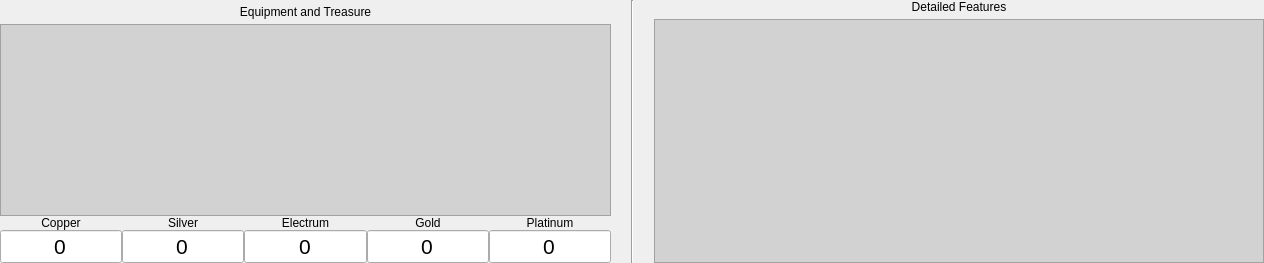
          <widget class="QWidget" name="tabCharacterSheet_Features">
           <attribute name="title">
            <string>Equipment/Features</string>
           </attribute>
           <layout class="QGridLayout" name="gridLayout_3">
            <property name="leftMargin">
             <number>0</number>
            </property>
            <property name="topMargin">
             <number>0</number>
            </property>
            <property name="rightMargin">
             <number>0</number>
            </property>
            <property name="bottomMargin">
             <number>0</number>
            </property>
            <property name="spacing">
             <number>0</number>
            </property>
            <item row="0" column="0">
             <layout class="QHBoxLayout" name="horizontalLayout_2" stretch="1,0,1">
              <property name="spacing">
               <number>20</number>
              </property>
              <item>
               <layout class="QVBoxLayout" name="equipmentLayout" stretch="8,1">
                <property name="spacing">
                 <number>0</number>
                </property>
                <item>
                 <layout class="QVBoxLayout" name="equipmentAndTreasureLayout" stretch="0,0">
                  <property name="spacing">
                   <number>5</number>
                  </property>
                  <property name="topMargin">
                   <number>5</number>
                  </property>
                  <item>
                   <widget class="QLabel" name="equipmentLabel">
                    <property name="font">
                     <font>
                      <family>Nirmala UI</family>
                     </font>
                    </property>
                    <property name="text">
                     <string>Equipment and Treasure</string>
                    </property>
                    <property name="alignment">
                     <set>Qt::AlignCenter</set>
                    </property>
                   </widget>
                  </item>
                  <item>
                   <widget class="QTextEdit" name="textEdit_Equipment">
                    <property name="font">
                     <font>
                      <family>Nirmala UI</family>
                     </font>
                    </property>
                    <property name="styleSheet">
                     <string notr="true">background-color: rgb(210, 210, 210);</string>
                    </property>
                   </widget>
                  </item>
                 </layout>
                </item>
                <item>
                 <layout class="QHBoxLayout" name="currencyLayout" stretch="1,1,1,1,1">
                  <property name="spacing">
                   <number>0</number>
                  </property>
                  <item>
                   <layout class="QVBoxLayout" name="copperLayout" stretch="1,2">
                    <property name="spacing">
                     <number>0</number>
                    </property>
                    <item>
                     <widget class="QLabel" name="copperLabel">
                      <property name="sizePolicy">
                       <sizepolicy hsizetype="Preferred" vsizetype="Preferred">
                        <horstretch>0</horstretch>
                        <verstretch>0</verstretch>
                       </sizepolicy>
                      </property>
                      <property name="font">
                       <font>
                        <family>Nirmala UI</family>
                        <underline>false</underline>
                       </font>
                      </property>
                      <property name="text">
                       <string>Copper</string>
                      </property>
                      <property name="alignment">
                       <set>Qt::AlignCenter</set>
                      </property>
                     </widget>
                    </item>
                    <item>
                     <widget class="QLineEdit" name="lineEdit_Copper">
                      <property name="sizePolicy">
                       <sizepolicy hsizetype="Expanding" vsizetype="Preferred">
                        <horstretch>0</horstretch>
                        <verstretch>0</verstretch>
                       </sizepolicy>
                      </property>
                      <property name="font">
                       <font>
                        <family>Nirmala UI</family>
                        <pointsize>16</pointsize>
                       </font>
                      </property>
                      <property name="text">
                       <string>0</string>
                      </property>
                      <property name="frame">
                       <bool>true</bool>
                      </property>
                      <property name="alignment">
                       <set>Qt::AlignCenter</set>
                      </property>
                     </widget>
                    </item>
                   </layout>
                  </item>
                  <item>
                   <layout class="QVBoxLayout" name="silverLayout" stretch="1,2">
                    <property name="spacing">
                     <number>0</number>
                    </property>
                    <item>
                     <widget class="QLabel" name="silverLabel">
                      <property name="sizePolicy">
                       <sizepolicy hsizetype="Preferred" vsizetype="Preferred">
                        <horstretch>0</horstretch>
                        <verstretch>0</verstretch>
                       </sizepolicy>
                      </property>
                      <property name="font">
                       <font>
                        <family>Nirmala UI</family>
                       </font>
                      </property>
                      <property name="text">
                       <string>Silver</string>
                      </property>
                      <property name="alignment">
                       <set>Qt::AlignCenter</set>
                      </property>
                     </widget>
                    </item>
                    <item>
                     <widget class="QLineEdit" name="lineEdit_Silver">
                      <property name="sizePolicy">
                       <sizepolicy hsizetype="Expanding" vsizetype="Preferred">
                        <horstretch>0</horstretch>
                        <verstretch>0</verstretch>
                       </sizepolicy>
                      </property>
                      <property name="font">
                       <font>
                        <family>Nirmala UI</family>
                        <pointsize>16</pointsize>
                       </font>
                      </property>
                      <property name="text">
                       <string>0</string>
                      </property>
                      <property name="frame">
                       <bool>true</bool>
                      </property>
                      <property name="alignment">
                       <set>Qt::AlignCenter</set>
                      </property>
                     </widget>
                    </item>
                   </layout>
                  </item>
                  <item>
                   <layout class="QVBoxLayout" name="electrumLayout" stretch="1,2">
                    <property name="spacing">
                     <number>0</number>
                    </property>
                    <item>
                     <widget class="QLabel" name="electrumLabel">
                      <property name="sizePolicy">
                       <sizepolicy hsizetype="Preferred" vsizetype="Preferred">
                        <horstretch>0</horstretch>
                        <verstretch>0</verstretch>
                       </sizepolicy>
                      </property>
                      <property name="font">
                       <font>
                        <family>Nirmala UI</family>
                       </font>
                      </property>
                      <property name="text">
                       <string>Electrum</string>
                      </property>
                      <property name="alignment">
                       <set>Qt::AlignCenter</set>
                      </property>
                     </widget>
                    </item>
                    <item>
                     <widget class="QLineEdit" name="lineEdit_Electrum">
                      <property name="sizePolicy">
                       <sizepolicy hsizetype="Expanding" vsizetype="Preferred">
                        <horstretch>0</horstretch>
                        <verstretch>0</verstretch>
                       </sizepolicy>
                      </property>
                      <property name="font">
                       <font>
                        <family>Nirmala UI</family>
                        <pointsize>16</pointsize>
                       </font>
                      </property>
                      <property name="text">
                       <string>0</string>
                      </property>
                      <property name="frame">
                       <bool>true</bool>
                      </property>
                      <property name="alignment">
                       <set>Qt::AlignCenter</set>
                      </property>
                     </widget>
                    </item>
                   </layout>
                  </item>
                  <item>
                   <layout class="QVBoxLayout" name="goldLayout" stretch="1,2">
                    <property name="spacing">
                     <number>0</number>
                    </property>
                    <item>
                     <widget class="QLabel" name="goldLabel">
                      <property name="sizePolicy">
                       <sizepolicy hsizetype="Preferred" vsizetype="Preferred">
                        <horstretch>0</horstretch>
                        <verstretch>0</verstretch>
                       </sizepolicy>
                      </property>
                      <property name="font">
                       <font>
                        <family>Nirmala UI</family>
                       </font>
                      </property>
                      <property name="text">
                       <string>Gold</string>
                      </property>
                      <property name="alignment">
                       <set>Qt::AlignCenter</set>
                      </property>
                     </widget>
                    </item>
                    <item>
                     <widget class="QLineEdit" name="lineEdit_Gold">
                      <property name="sizePolicy">
                       <sizepolicy hsizetype="Expanding" vsizetype="Preferred">
                        <horstretch>0</horstretch>
                        <verstretch>0</verstretch>
                       </sizepolicy>
                      </property>
                      <property name="font">
                       <font>
                        <family>Nirmala UI</family>
                        <pointsize>16</pointsize>
                       </font>
                      </property>
                      <property name="text">
                       <string>0</string>
                      </property>
                      <property name="frame">
                       <bool>true</bool>
                      </property>
                      <property name="alignment">
                       <set>Qt::AlignCenter</set>
                      </property>
                     </widget>
                    </item>
                   </layout>
                  </item>
                  <item>
                   <layout class="QVBoxLayout" name="platinumLayout" stretch="1,2">
                    <property name="spacing">
                     <number>0</number>
                    </property>
                    <item>
                     <widget class="QLabel" name="platinumLabel">
                      <property name="sizePolicy">
                       <sizepolicy hsizetype="Preferred" vsizetype="Preferred">
                        <horstretch>0</horstretch>
                        <verstretch>0</verstretch>
                       </sizepolicy>
                      </property>
                      <property name="font">
                       <font>
                        <family>Nirmala UI</family>
                       </font>
                      </property>
                      <property name="text">
                       <string>Platinum</string>
                      </property>
                      <property name="alignment">
                       <set>Qt::AlignCenter</set>
                      </property>
                     </widget>
                    </item>
                    <item>
                     <widget class="QLineEdit" name="lineEdit_Platinum">
                      <property name="sizePolicy">
                       <sizepolicy hsizetype="Expanding" vsizetype="Preferred">
                        <horstretch>0</horstretch>
                        <verstretch>0</verstretch>
                       </sizepolicy>
                      </property>
                      <property name="font">
                       <font>
                        <family>Nirmala UI</family>
                        <pointsize>16</pointsize>
                       </font>
                      </property>
                      <property name="text">
                       <string>0</string>
                      </property>
                      <property name="frame">
                       <bool>true</bool>
                      </property>
                      <property name="alignment">
                       <set>Qt::AlignCenter</set>
                      </property>
                     </widget>
                    </item>
                   </layout>
                  </item>
                 </layout>
                </item>
               </layout>
              </item>
              <item>
               <widget class="Line" name="pageDivider2">
                <property name="orientation">
                 <enum>Qt::Vertical</enum>
                </property>
               </widget>
              </item>
              <item>
               <layout class="QVBoxLayout" name="featuresLayout">
                <property name="spacing">
                 <number>5</number>
                </property>
                <item>
                 <widget class="QLabel" name="detailedFeaturesLabel">
                  <property name="font">
                   <font>
                    <family>Nirmala UI</family>
                   </font>
                  </property>
                  <property name="text">
                   <string>Detailed Features</string>
                  </property>
                  <property name="alignment">
                   <set>Qt::AlignCenter</set>
                  </property>
                 </widget>
                </item>
                <item>
                 <widget class="QTextEdit" name="textEdit_DetailedFeatures">
                  <property name="font">
                   <font>
                    <family>Nirmala UI</family>
                   </font>
                  </property>
                  <property name="styleSheet">
                   <string notr="true">background-color: rgb(210, 210, 210);</string>
                  </property>
                 </widget>
                </item>
               </layout>
              </item>
             </layout>
            </item>
           </layout>
          </widget>
